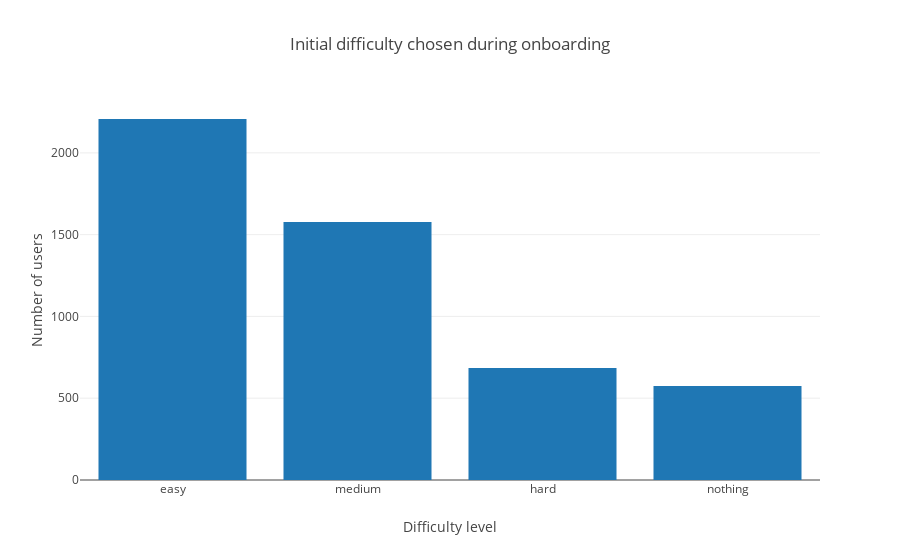

The cell this chart's notebook holds for it:
### Code cell
# noexport

plot_initial_chosen_difficulties_per_user()

### Figure 1 — Plotly figure (JSON) as saved in the notebook; plotly's stock layout.template omitted (floating-point values rounded to 4 significant figures)
{"data": [{"type": "bar", "uid": "beb8012d-2dd8-489c-ac18-2a5cec8fd332", "x": ["easy", "medium", null, "hard", "nothing"], "y": [2207, 1578, 885, 685, 574]}], "layout": {"title": {"text": "Initial difficulty chosen during onboarding"}, "xaxis": {"title": {"text": "Difficulty level"}}, "yaxis": {"title": {"text": "Number of users"}}}}
